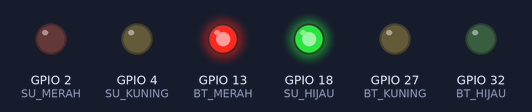
The sketch below on a simulated ESP32. On the bench: output pins drawn as LEDs (lit = HIGH). What the sketch prints to the serial monitor is not drawn.

Above: at 2.5 s.
At 4.5 s:
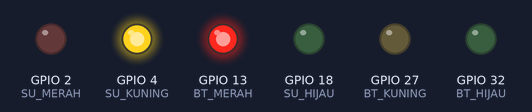
At 7.5 s:
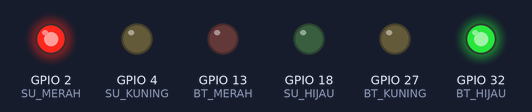
At 10.5 s:
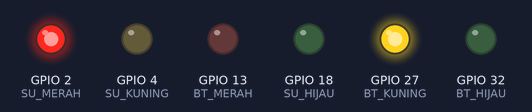
Timing chart, 0 to 14.0 s (numbered marks = the images above):
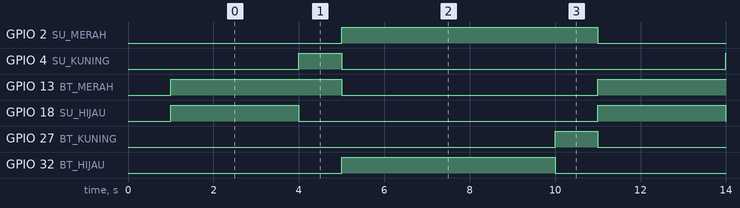

The sketch:

lalin_asli.ino
```cpp
#define BT_MERAH 13
#define BT_KUNING 27
#define BT_HIJAU 32
#define SU_MERAH 2
#define SU_KUNING 4
#define SU_HIJAU 18

void setup() {
  Serial.begin(115200);
  delay(1000);
  Serial.println("Traffic Light");
  pinMode(BT_MERAH, OUTPUT);
  pinMode(BT_KUNING, OUTPUT);
  pinMode(BT_HIJAU, OUTPUT);

  pinMode(SU_MERAH, OUTPUT);
  pinMode(SU_KUNING, OUTPUT);
  pinMode(SU_HIJAU, OUTPUT);
}

void loop() {
  digitalWrite(BT_MERAH, HIGH);
  digitalWrite(SU_HIJAU, HIGH);
  delay(3000);
  digitalWrite(SU_HIJAU, LOW);
  digitalWrite(SU_KUNING, HIGH);
  delay(1000);
  digitalWrite(BT_MERAH, LOW);
  digitalWrite(BT_HIJAU, HIGH);
  digitalWrite(SU_KUNING, LOW);
  digitalWrite(SU_MERAH, HIGH);
  delay(5000);
  digitalWrite(BT_HIJAU, LOW);
  digitalWrite(BT_KUNING, HIGH);
  delay(1000);
  digitalWrite(BT_KUNING, LOW);
  digitalWrite(SU_MERAH, LOW);
}
```

Measured:
- by itself, GPIO 2 (SU_MERAH): alternates HIGH for 6.0 s and LOW for 4.0 s
- by itself, GPIO 4 (SU_KUNING), GPIO 27 (BT_KUNING): alternates HIGH for 1.0 s and LOW for 9.0 s
- by itself, GPIO 13 (BT_MERAH): alternates HIGH for 4.0 s and LOW for 6.0 s
- by itself, GPIO 18 (SU_HIJAU): alternates HIGH for 3.0 s and LOW for 7.0 s
- by itself, GPIO 32 (BT_HIJAU): alternates HIGH for 5.0 s and LOW for 5.0 s
